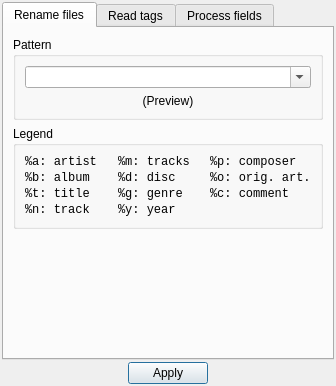
<?xml version="1.0" encoding="UTF-8"?>
<ui version="4.0">
 <class>ProcessorWidget</class>
 <widget class="QWidget" name="ProcessorWidget">
  <property name="geometry">
   <rect>
    <x>0</x>
    <y>0</y>
    <width>336</width>
    <height>386</height>
   </rect>
  </property>
  <property name="sizePolicy">
   <sizepolicy hsizetype="Preferred" vsizetype="Maximum">
    <horstretch>0</horstretch>
    <verstretch>0</verstretch>
   </sizepolicy>
  </property>
  <property name="baseSize">
   <size>
    <width>0</width>
    <height>200</height>
   </size>
  </property>
  <property name="windowTitle">
   <string>Processor</string>
  </property>
  <layout class="QVBoxLayout" name="verticalLayout">
   <property name="spacing">
    <number>2</number>
   </property>
   <property name="margin">
    <number>2</number>
   </property>
   <item>
    <widget class="QTabWidget" name="tabs">
     <property name="currentIndex">
      <number>0</number>
     </property>
     <widget class="QWidget" name="stackPagePage1">
      <attribute name="title">
       <string>Rename files</string>
      </attribute>
      <layout class="QVBoxLayout" name="verticalLayout_3">
       <item>
        <widget class="QGroupBox" name="groupBox_4">
         <property name="sizePolicy">
          <sizepolicy hsizetype="Preferred" vsizetype="Maximum">
           <horstretch>0</horstretch>
           <verstretch>0</verstretch>
          </sizepolicy>
         </property>
         <property name="title">
          <string>Pattern</string>
         </property>
         <layout class="QVBoxLayout" name="verticalLayout_6">
          <item>
           <widget class="QComboBox" name="renamePattern">
            <property name="editable">
             <bool>true</bool>
            </property>
           </widget>
          </item>
          <item>
           <widget class="QLabel" name="renamePreview">
            <property name="font">
             <font>
              <italic>false</italic>
             </font>
            </property>
            <property name="text">
             <string>(Preview)</string>
            </property>
            <property name="textFormat">
             <enum>Qt::RichText</enum>
            </property>
            <property name="alignment">
             <set>Qt::AlignCenter</set>
            </property>
            <property name="wordWrap">
             <bool>true</bool>
            </property>
           </widget>
          </item>
         </layout>
        </widget>
       </item>
       <item>
        <widget class="QGroupBox" name="groupBox_3">
         <property name="sizePolicy">
          <sizepolicy hsizetype="Preferred" vsizetype="Preferred">
           <horstretch>0</horstretch>
           <verstretch>0</verstretch>
          </sizepolicy>
         </property>
         <property name="title">
          <string>Legend</string>
         </property>
         <layout class="QGridLayout" name="gridLayout_2">
          <property name="verticalSpacing">
           <number>2</number>
          </property>
          <item row="0" column="0">
           <widget class="QLabel" name="label_14">
            <property name="font">
             <font>
              <family>Monospace</family>
             </font>
            </property>
            <property name="text">
             <string>%a: artist</string>
            </property>
            <property name="alignment">
             <set>Qt::AlignLeading|Qt::AlignLeft|Qt::AlignVCenter</set>
            </property>
           </widget>
          </item>
          <item row="1" column="0">
           <widget class="QLabel" name="label_15">
            <property name="font">
             <font>
              <family>Monospace</family>
             </font>
            </property>
            <property name="text">
             <string>%b: album</string>
            </property>
            <property name="alignment">
             <set>Qt::AlignLeading|Qt::AlignLeft|Qt::AlignVCenter</set>
            </property>
           </widget>
          </item>
          <item row="2" column="0">
           <widget class="QLabel" name="label_16">
            <property name="font">
             <font>
              <family>Monospace</family>
             </font>
            </property>
            <property name="text">
             <string>%t: title</string>
            </property>
            <property name="alignment">
             <set>Qt::AlignLeading|Qt::AlignLeft|Qt::AlignVCenter</set>
            </property>
           </widget>
          </item>
          <item row="3" column="0">
           <widget class="QLabel" name="label_17">
            <property name="font">
             <font>
              <family>Monospace</family>
             </font>
            </property>
            <property name="text">
             <string>%n: track</string>
            </property>
            <property name="alignment">
             <set>Qt::AlignLeading|Qt::AlignLeft|Qt::AlignVCenter</set>
            </property>
           </widget>
          </item>
          <item row="1" column="1">
           <widget class="QLabel" name="label_18">
            <property name="font">
             <font>
              <family>Monospace</family>
             </font>
            </property>
            <property name="text">
             <string>%d: disc</string>
            </property>
            <property name="alignment">
             <set>Qt::AlignLeading|Qt::AlignLeft|Qt::AlignVCenter</set>
            </property>
           </widget>
          </item>
          <item row="0" column="1">
           <widget class="QLabel" name="label_19">
            <property name="font">
             <font>
              <family>Monospace</family>
             </font>
            </property>
            <property name="text">
             <string>%m: tracks</string>
            </property>
            <property name="alignment">
             <set>Qt::AlignLeading|Qt::AlignLeft|Qt::AlignVCenter</set>
            </property>
           </widget>
          </item>
          <item row="2" column="1">
           <widget class="QLabel" name="label_20">
            <property name="font">
             <font>
              <family>Monospace</family>
             </font>
            </property>
            <property name="text">
             <string>%g: genre</string>
            </property>
            <property name="alignment">
             <set>Qt::AlignLeading|Qt::AlignLeft|Qt::AlignVCenter</set>
            </property>
           </widget>
          </item>
          <item row="3" column="1">
           <widget class="QLabel" name="label_21">
            <property name="font">
             <font>
              <family>Monospace</family>
             </font>
            </property>
            <property name="text">
             <string>%y: year</string>
            </property>
            <property name="alignment">
             <set>Qt::AlignLeading|Qt::AlignLeft|Qt::AlignVCenter</set>
            </property>
           </widget>
          </item>
          <item row="0" column="2">
           <widget class="QLabel" name="label_22">
            <property name="font">
             <font>
              <family>Monospace</family>
             </font>
            </property>
            <property name="text">
             <string>%p: composer</string>
            </property>
            <property name="alignment">
             <set>Qt::AlignLeading|Qt::AlignLeft|Qt::AlignVCenter</set>
            </property>
           </widget>
          </item>
          <item row="1" column="2">
           <widget class="QLabel" name="label_23">
            <property name="font">
             <font>
              <family>Monospace</family>
             </font>
            </property>
            <property name="toolTip">
             <string>Original artist</string>
            </property>
            <property name="text">
             <string>%o: orig. art.</string>
            </property>
            <property name="alignment">
             <set>Qt::AlignLeading|Qt::AlignLeft|Qt::AlignVCenter</set>
            </property>
           </widget>
          </item>
          <item row="2" column="2">
           <widget class="QLabel" name="label_24">
            <property name="font">
             <font>
              <family>Monospace</family>
             </font>
            </property>
            <property name="text">
             <string>%c: comment</string>
            </property>
            <property name="alignment">
             <set>Qt::AlignLeading|Qt::AlignLeft|Qt::AlignVCenter</set>
            </property>
           </widget>
          </item>
         </layout>
        </widget>
       </item>
       <item>
        <spacer name="verticalSpacer">
         <property name="orientation">
          <enum>Qt::Vertical</enum>
         </property>
         <property name="sizeHint" stdset="0">
          <size>
           <width>20</width>
           <height>40</height>
          </size>
         </property>
        </spacer>
       </item>
      </layout>
     </widget>
     <widget class="QWidget" name="stackPagePage2">
      <attribute name="title">
       <string>Read tags</string>
      </attribute>
      <layout class="QVBoxLayout" name="verticalLayout_2">
       <item>
        <widget class="QGroupBox" name="groupBox">
         <property name="sizePolicy">
          <sizepolicy hsizetype="Preferred" vsizetype="Maximum">
           <horstretch>0</horstretch>
           <verstretch>0</verstretch>
          </sizepolicy>
         </property>
         <property name="title">
          <string>Pattern</string>
         </property>
         <property name="flat">
          <bool>false</bool>
         </property>
         <property name="checkable">
          <bool>false</bool>
         </property>
         <layout class="QVBoxLayout" name="verticalLayout_7">
          <item>
           <widget class="QComboBox" name="resolvePattern">
            <property name="editable">
             <bool>true</bool>
            </property>
           </widget>
          </item>
          <item>
           <widget class="QLabel" name="resolvePreview">
            <property name="font">
             <font>
              <italic>false</italic>
             </font>
            </property>
            <property name="text">
             <string>(Preview)</string>
            </property>
            <property name="textFormat">
             <enum>Qt::RichText</enum>
            </property>
            <property name="alignment">
             <set>Qt::AlignCenter</set>
            </property>
            <property name="wordWrap">
             <bool>true</bool>
            </property>
            <property name="margin">
             <number>0</number>
            </property>
           </widget>
          </item>
         </layout>
        </widget>
       </item>
       <item>
        <widget class="QGroupBox" name="groupBox_2">
         <property name="sizePolicy">
          <sizepolicy hsizetype="Preferred" vsizetype="Preferred">
           <horstretch>0</horstretch>
           <verstretch>0</verstretch>
          </sizepolicy>
         </property>
         <property name="title">
          <string>Legend</string>
         </property>
         <layout class="QGridLayout" name="gridLayout">
          <property name="verticalSpacing">
           <number>2</number>
          </property>
          <item row="0" column="0">
           <widget class="QLabel" name="label_9">
            <property name="font">
             <font>
              <family>Monospace</family>
             </font>
            </property>
            <property name="text">
             <string>%a: artist</string>
            </property>
            <property name="alignment">
             <set>Qt::AlignLeading|Qt::AlignLeft|Qt::AlignVCenter</set>
            </property>
           </widget>
          </item>
          <item row="1" column="0">
           <widget class="QLabel" name="label_8">
            <property name="font">
             <font>
              <family>Monospace</family>
             </font>
            </property>
            <property name="text">
             <string>%b: album</string>
            </property>
            <property name="alignment">
             <set>Qt::AlignLeading|Qt::AlignLeft|Qt::AlignVCenter</set>
            </property>
           </widget>
          </item>
          <item row="2" column="0">
           <widget class="QLabel" name="label_7">
            <property name="font">
             <font>
              <family>Monospace</family>
             </font>
            </property>
            <property name="text">
             <string>%t: title</string>
            </property>
            <property name="alignment">
             <set>Qt::AlignLeading|Qt::AlignLeft|Qt::AlignVCenter</set>
            </property>
           </widget>
          </item>
          <item row="3" column="0">
           <widget class="QLabel" name="label_5">
            <property name="font">
             <font>
              <family>Monospace</family>
             </font>
            </property>
            <property name="text">
             <string>%n: track</string>
            </property>
            <property name="alignment">
             <set>Qt::AlignLeading|Qt::AlignLeft|Qt::AlignVCenter</set>
            </property>
           </widget>
          </item>
          <item row="1" column="1">
           <widget class="QLabel" name="label_10">
            <property name="font">
             <font>
              <family>Monospace</family>
             </font>
            </property>
            <property name="text">
             <string>%d: disc</string>
            </property>
            <property name="alignment">
             <set>Qt::AlignLeading|Qt::AlignLeft|Qt::AlignVCenter</set>
            </property>
           </widget>
          </item>
          <item row="0" column="1">
           <widget class="QLabel" name="label_11">
            <property name="font">
             <font>
              <family>Monospace</family>
             </font>
            </property>
            <property name="text">
             <string>%m: tracks</string>
            </property>
            <property name="alignment">
             <set>Qt::AlignLeading|Qt::AlignLeft|Qt::AlignVCenter</set>
            </property>
           </widget>
          </item>
          <item row="2" column="1">
           <widget class="QLabel" name="label_6">
            <property name="font">
             <font>
              <family>Monospace</family>
             </font>
            </property>
            <property name="text">
             <string>%g: genre</string>
            </property>
            <property name="alignment">
             <set>Qt::AlignLeading|Qt::AlignLeft|Qt::AlignVCenter</set>
            </property>
           </widget>
          </item>
          <item row="3" column="1">
           <widget class="QLabel" name="label_4">
            <property name="font">
             <font>
              <family>Monospace</family>
             </font>
            </property>
            <property name="text">
             <string>%y: year</string>
            </property>
            <property name="alignment">
             <set>Qt::AlignLeading|Qt::AlignLeft|Qt::AlignVCenter</set>
            </property>
           </widget>
          </item>
          <item row="0" column="2">
           <widget class="QLabel" name="label_12">
            <property name="font">
             <font>
              <family>Monospace</family>
             </font>
            </property>
            <property name="text">
             <string>%p: composer</string>
            </property>
            <property name="alignment">
             <set>Qt::AlignLeading|Qt::AlignLeft|Qt::AlignVCenter</set>
            </property>
           </widget>
          </item>
          <item row="1" column="2">
           <widget class="QLabel" name="label_13">
            <property name="font">
             <font>
              <family>Monospace</family>
             </font>
            </property>
            <property name="toolTip">
             <string>Original artist</string>
            </property>
            <property name="text">
             <string>%o: orig. art.</string>
            </property>
            <property name="alignment">
             <set>Qt::AlignLeading|Qt::AlignLeft|Qt::AlignVCenter</set>
            </property>
           </widget>
          </item>
          <item row="2" column="2">
           <widget class="QLabel" name="label_2">
            <property name="font">
             <font>
              <family>Monospace</family>
             </font>
            </property>
            <property name="text">
             <string>%c: comment</string>
            </property>
            <property name="alignment">
             <set>Qt::AlignLeading|Qt::AlignLeft|Qt::AlignVCenter</set>
            </property>
           </widget>
          </item>
          <item row="3" column="2">
           <widget class="QLabel" name="label_3">
            <property name="font">
             <font>
              <family>Monospace</family>
             </font>
            </property>
            <property name="toolTip">
             <string>Ignore section</string>
            </property>
            <property name="text">
             <string>%i: ignore</string>
            </property>
            <property name="alignment">
             <set>Qt::AlignLeading|Qt::AlignLeft|Qt::AlignVCenter</set>
            </property>
           </widget>
          </item>
         </layout>
        </widget>
       </item>
       <item>
        <spacer name="verticalSpacer_2">
         <property name="orientation">
          <enum>Qt::Vertical</enum>
         </property>
         <property name="sizeHint" stdset="0">
          <size>
           <width>20</width>
           <height>40</height>
          </size>
         </property>
        </spacer>
       </item>
      </layout>
     </widget>
     <widget class="QWidget" name="stackPagePage3">
      <attribute name="title">
       <string>Process fields</string>
      </attribute>
      <layout class="QVBoxLayout" name="verticalLayout_5">
       <item>
        <widget class="QGroupBox" name="fieldButtons">
         <property name="sizePolicy">
          <sizepolicy hsizetype="Preferred" vsizetype="Maximum">
           <horstretch>0</horstretch>
           <verstretch>1</verstretch>
          </sizepolicy>
         </property>
         <property name="baseSize">
          <size>
           <width>0</width>
           <height>15</height>
          </size>
         </property>
         <property name="layoutDirection">
          <enum>Qt::LeftToRight</enum>
         </property>
         <property name="title">
          <string>Fields</string>
         </property>
         <property name="flat">
          <bool>false</bool>
         </property>
         <layout class="QHBoxLayout" name="horizontalLayout_2">
          <property name="spacing">
           <number>3</number>
          </property>
          <property name="leftMargin">
           <number>0</number>
          </property>
          <property name="topMargin">
           <number>9</number>
          </property>
          <property name="bottomMargin">
           <number>0</number>
          </property>
          <item>
           <widget class="QPushButton" name="ButtonArtist">
            <property name="sizePolicy">
             <sizepolicy hsizetype="Maximum" vsizetype="Fixed">
              <horstretch>1</horstretch>
              <verstretch>0</verstretch>
             </sizepolicy>
            </property>
            <property name="minimumSize">
             <size>
              <width>10</width>
              <height>0</height>
             </size>
            </property>
            <property name="toolTip">
             <string>Artist</string>
            </property>
            <property name="text">
             <string>A</string>
            </property>
            <property name="checkable">
             <bool>true</bool>
            </property>
            <property name="checked">
             <bool>true</bool>
            </property>
            <property name="flat">
             <bool>true</bool>
            </property>
            <attribute name="buttonGroup">
             <string notr="true">groupButtons</string>
            </attribute>
           </widget>
          </item>
          <item>
           <widget class="QPushButton" name="ButtonAlbum">
            <property name="sizePolicy">
             <sizepolicy hsizetype="Maximum" vsizetype="Fixed">
              <horstretch>1</horstretch>
              <verstretch>0</verstretch>
             </sizepolicy>
            </property>
            <property name="minimumSize">
             <size>
              <width>10</width>
              <height>0</height>
             </size>
            </property>
            <property name="toolTip">
             <string>Album</string>
            </property>
            <property name="text">
             <string>B</string>
            </property>
            <property name="checkable">
             <bool>true</bool>
            </property>
            <property name="checked">
             <bool>true</bool>
            </property>
            <property name="flat">
             <bool>true</bool>
            </property>
            <attribute name="buttonGroup">
             <string notr="true">groupButtons</string>
            </attribute>
           </widget>
          </item>
          <item>
           <widget class="QPushButton" name="ButtonComment">
            <property name="sizePolicy">
             <sizepolicy hsizetype="Maximum" vsizetype="Fixed">
              <horstretch>1</horstretch>
              <verstretch>0</verstretch>
             </sizepolicy>
            </property>
            <property name="minimumSize">
             <size>
              <width>10</width>
              <height>0</height>
             </size>
            </property>
            <property name="toolTip">
             <string>Comment</string>
            </property>
            <property name="text">
             <string>C</string>
            </property>
            <property name="checkable">
             <bool>true</bool>
            </property>
            <property name="flat">
             <bool>true</bool>
            </property>
            <attribute name="buttonGroup">
             <string notr="true">groupButtons</string>
            </attribute>
           </widget>
          </item>
          <item>
           <widget class="QPushButton" name="ButtonGenre">
            <property name="sizePolicy">
             <sizepolicy hsizetype="Maximum" vsizetype="Fixed">
              <horstretch>1</horstretch>
              <verstretch>0</verstretch>
             </sizepolicy>
            </property>
            <property name="minimumSize">
             <size>
              <width>10</width>
              <height>0</height>
             </size>
            </property>
            <property name="toolTip">
             <string>Genre</string>
            </property>
            <property name="text">
             <string>G</string>
            </property>
            <property name="checkable">
             <bool>true</bool>
            </property>
            <property name="checked">
             <bool>true</bool>
            </property>
            <property name="flat">
             <bool>true</bool>
            </property>
            <attribute name="buttonGroup">
             <string notr="true">groupButtons</string>
            </attribute>
           </widget>
          </item>
          <item>
           <widget class="QPushButton" name="ButtonOriginalArtist">
            <property name="sizePolicy">
             <sizepolicy hsizetype="Maximum" vsizetype="Fixed">
              <horstretch>1</horstretch>
              <verstretch>0</verstretch>
             </sizepolicy>
            </property>
            <property name="minimumSize">
             <size>
              <width>10</width>
              <height>0</height>
             </size>
            </property>
            <property name="toolTip">
             <string>Original Artist</string>
            </property>
            <property name="text">
             <string>O</string>
            </property>
            <property name="checkable">
             <bool>true</bool>
            </property>
            <property name="checked">
             <bool>true</bool>
            </property>
            <property name="flat">
             <bool>true</bool>
            </property>
            <attribute name="buttonGroup">
             <string notr="true">groupButtons</string>
            </attribute>
           </widget>
          </item>
          <item>
           <widget class="QPushButton" name="ButtonComposer">
            <property name="sizePolicy">
             <sizepolicy hsizetype="Maximum" vsizetype="Fixed">
              <horstretch>1</horstretch>
              <verstretch>0</verstretch>
             </sizepolicy>
            </property>
            <property name="minimumSize">
             <size>
              <width>10</width>
              <height>0</height>
             </size>
            </property>
            <property name="toolTip">
             <string>Composer</string>
            </property>
            <property name="text">
             <string>P</string>
            </property>
            <property name="checkable">
             <bool>true</bool>
            </property>
            <property name="checked">
             <bool>true</bool>
            </property>
            <property name="flat">
             <bool>true</bool>
            </property>
            <attribute name="buttonGroup">
             <string notr="true">groupButtons</string>
            </attribute>
           </widget>
          </item>
          <item>
           <widget class="QPushButton" name="ButtonTitle">
            <property name="sizePolicy">
             <sizepolicy hsizetype="Maximum" vsizetype="Fixed">
              <horstretch>1</horstretch>
              <verstretch>0</verstretch>
             </sizepolicy>
            </property>
            <property name="minimumSize">
             <size>
              <width>10</width>
              <height>0</height>
             </size>
            </property>
            <property name="toolTip">
             <string>Track Title</string>
            </property>
            <property name="text">
             <string>T</string>
            </property>
            <property name="checkable">
             <bool>true</bool>
            </property>
            <property name="checked">
             <bool>true</bool>
            </property>
            <property name="flat">
             <bool>true</bool>
            </property>
            <attribute name="buttonGroup">
             <string notr="true">groupButtons</string>
            </attribute>
           </widget>
          </item>
         </layout>
        </widget>
       </item>
       <item>
        <widget class="QGroupBox" name="groupBox_5">
         <property name="title">
          <string>Conversions</string>
         </property>
         <layout class="QVBoxLayout" name="verticalLayout_4">
          <property name="spacing">
           <number>3</number>
          </property>
          <item>
           <layout class="QHBoxLayout" name="horizontalLayout_6">
            <property name="sizeConstraint">
             <enum>QLayout::SetFixedSize</enum>
            </property>
            <item>
             <widget class="QCheckBox" name="convertCharacters">
              <property name="text">
               <string>Convert characters</string>
              </property>
             </widget>
            </item>
            <item>
             <widget class="QLineEdit" name="charactersFrom"/>
            </item>
            <item>
             <widget class="QLabel" name="label_26">
              <property name="text">
               <string>to</string>
              </property>
             </widget>
            </item>
            <item>
             <widget class="QLineEdit" name="charactersTo"/>
            </item>
           </layout>
          </item>
          <item>
           <layout class="QHBoxLayout" name="horizontalLayout_4">
            <property name="topMargin">
             <number>0</number>
            </property>
            <item>
             <spacer name="horizontalSpacer_2">
              <property name="orientation">
               <enum>Qt::Horizontal</enum>
              </property>
              <property name="sizeType">
               <enum>QSizePolicy::Fixed</enum>
              </property>
              <property name="sizeHint" stdset="0">
               <size>
                <width>20</width>
                <height>20</height>
               </size>
              </property>
             </spacer>
            </item>
            <item>
             <widget class="QCheckBox" name="stringReplaceMode">
              <property name="text">
               <string>...treat as a single string</string>
              </property>
             </widget>
            </item>
           </layout>
          </item>
          <item>
           <widget class="Line" name="line_2">
            <property name="orientation">
             <enum>Qt::Horizontal</enum>
            </property>
           </widget>
          </item>
          <item>
           <widget class="QRadioButton" name="ignoreCase">
            <property name="text">
             <string>Don't change case</string>
            </property>
            <property name="checked">
             <bool>true</bool>
            </property>
            <attribute name="buttonGroup">
             <string notr="true">groupCapitalization</string>
            </attribute>
           </widget>
          </item>
          <item>
           <widget class="QRadioButton" name="capitalizeAll">
            <property name="text">
             <string>Capitalize first letter of each word</string>
            </property>
            <attribute name="buttonGroup">
             <string notr="true">groupCapitalization</string>
            </attribute>
           </widget>
          </item>
          <item>
           <layout class="QHBoxLayout" name="horizontalLayout_8">
            <property name="bottomMargin">
             <number>0</number>
            </property>
            <item>
             <spacer name="horizontalSpacer_5">
              <property name="orientation">
               <enum>Qt::Horizontal</enum>
              </property>
              <property name="sizeType">
               <enum>QSizePolicy::Fixed</enum>
              </property>
              <property name="sizeHint" stdset="0">
               <size>
                <width>20</width>
                <height>20</height>
               </size>
              </property>
             </spacer>
            </item>
            <item>
             <widget class="QCheckBox" name="capitalizeHyphenated">
              <property name="enabled">
               <bool>false</bool>
              </property>
              <property name="text">
               <string>...include words after hyphens '-'</string>
              </property>
             </widget>
            </item>
           </layout>
          </item>
          <item>
           <widget class="QRadioButton" name="capitalizeFirst">
            <property name="text">
             <string>Capitalize only the first letter of first word</string>
            </property>
            <property name="checked">
             <bool>false</bool>
            </property>
            <attribute name="buttonGroup">
             <string notr="true">groupCapitalization</string>
            </attribute>
           </widget>
          </item>
          <item>
           <widget class="QRadioButton" name="lowerCaseAll">
            <property name="text">
             <string>Lower-case everything</string>
            </property>
            <attribute name="buttonGroup">
             <string notr="true">groupCapitalization</string>
            </attribute>
           </widget>
          </item>
         </layout>
        </widget>
       </item>
       <item>
        <spacer name="verticalSpacer_3">
         <property name="orientation">
          <enum>Qt::Vertical</enum>
         </property>
         <property name="sizeHint" stdset="0">
          <size>
           <width>20</width>
           <height>40</height>
          </size>
         </property>
        </spacer>
       </item>
      </layout>
     </widget>
    </widget>
   </item>
   <item>
    <layout class="QHBoxLayout" name="horizontalLayout">
     <item>
      <spacer name="horizontalSpacer">
       <property name="orientation">
        <enum>Qt::Horizontal</enum>
       </property>
       <property name="sizeHint" stdset="0">
        <size>
         <width>40</width>
         <height>20</height>
        </size>
       </property>
      </spacer>
     </item>
     <item>
      <widget class="QPushButton" name="apply">
       <property name="text">
        <string>Apply</string>
       </property>
       <property name="default">
        <bool>true</bool>
       </property>
       <property name="flat">
        <bool>false</bool>
       </property>
      </widget>
     </item>
     <item>
      <spacer name="horizontalSpacer_3">
       <property name="orientation">
        <enum>Qt::Horizontal</enum>
       </property>
       <property name="sizeHint" stdset="0">
        <size>
         <width>40</width>
         <height>20</height>
        </size>
       </property>
      </spacer>
     </item>
    </layout>
   </item>
  </layout>
 </widget>
 <resources/>
 <connections>
  <connection>
   <sender>renamePattern</sender>
   <signal>editTextChanged(QString)</signal>
   <receiver>ProcessorWidget</receiver>
   <slot>updatePreviews()</slot>
   <hints>
    <hint type="sourcelabel">
     <x>171</x>
     <y>81</y>
    </hint>
    <hint type="destinationlabel">
     <x>167</x>
     <y>191</y>
    </hint>
   </hints>
  </connection>
  <connection>
   <sender>resolvePattern</sender>
   <signal>editTextChanged(QString)</signal>
   <receiver>ProcessorWidget</receiver>
   <slot>updatePreviews()</slot>
   <hints>
    <hint type="sourcelabel">
     <x>171</x>
     <y>81</y>
    </hint>
    <hint type="destinationlabel">
     <x>167</x>
     <y>191</y>
    </hint>
   </hints>
  </connection>
  <connection>
   <sender>apply</sender>
   <signal>clicked()</signal>
   <receiver>ProcessorWidget</receiver>
   <slot>apply()</slot>
   <hints>
    <hint type="sourcelabel">
     <x>168</x>
     <y>369</y>
    </hint>
    <hint type="destinationlabel">
     <x>167</x>
     <y>192</y>
    </hint>
   </hints>
  </connection>
 </connections>
 <slots>
  <slot>apply()</slot>
  <slot>updatePreviews()</slot>
 </slots>
 <buttongroups>
  <buttongroup name="groupCapitalization"/>
  <buttongroup name="groupButtons">
   <property name="exclusive">
    <bool>false</bool>
   </property>
  </buttongroup>
 </buttongroups>
</ui>
